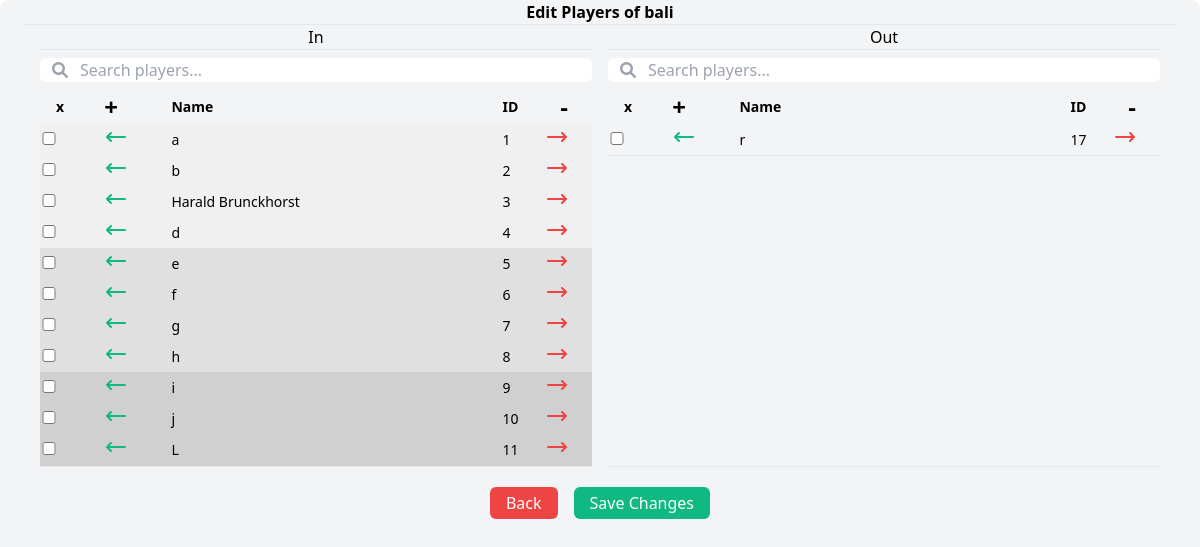
The page /championship_players/2 (signed in) on the database its author committed.
### app/models/championship_model.py (models this page shows, shortened)
class Championship_Model(db.Model):
    __tablename__ = 'championships'
    ChampionshipID = db.Column(db.Integer, primary_key=True)
    name = db.Column(db.Text, nullable=False)
    acronym = db.Column(db.Text, nullable=False)
    creation_date = db.Column(db.Date, nullable=False, default=date.today)  # Adding creation_date field
    user_id = db.Column(db.Integer, db.ForeignKey('users.id'), nullable=False)  # Foreign key to the User table
    @classmethod
    def get_championship_name(cls,championship_id):
        championship = Championship_Model.query.filter_by(ChampionshipID=championship_id).first()
        if championship:
            return championship.name
        else:
            return None

### app/models/player_model.py (models this page shows, shortened)
class Player_Model(db.Model):
    __tablename__ = 'players'
    PlayerID = db.Column(db.Integer, primary_key=True)
    name = db.Column(db.Text, nullable=False)
    sex = db.Column(db.Text, nullable=False)
    birthdate = db.Column(db.Date, nullable=False)
    country = db.Column(db.Text, nullable=False)  # Adding country field
    user_id = db.Column(db.Integer, db.ForeignKey('users.id'), nullable=False)  # Foreign key to the User table
    @classmethod
    def select_player(cls, player_id=None, name=None, sex=None, birthdate=None, country=None):
        query = cls.query.order_by(desc(cls.PlayerID))  # Order by player_id descending
        if player_id:
            return query.get(player_id)

### app/routes/view_routes.py (the view)
    @app.route('/championship_players/<int:championship_id>')
    @login_required
    def show_championship_players(championship_id):
        championship_name = championship_players_service.get_championship_name(championship_id)
        registered_players, unregistered_players = championship_players_service.get_players_for_championship(championship_id)
        return render_template('championship_players.html', championship_name=championship_name, registered_players=registered_players,
                               unregistered_players=unregistered_players, championship_id=championship_id)

### app/models/championship_player_model.py (called while the page is built)
    @classmethod
    def select_championship_players_by_championship_id(cls, championship_id=None):
        query = cls.query
        if championship_id:
            return query.filter_by(ChampionshipID=championship_id).order_by(cls.player_group, cls.player_position_in_group).all()
        else:
            return query.order_by(cls.player_group, cls.player_position_in_group).all()

### app/models/user_model.py (called while the page is built, shortened)
    @classmethod
    def select_user(cls, user_id=None, username=None, email=None):
        query = cls.query.order_by(desc(cls.id))  # Order by id descending
        if user_id:
            return query.filter_by(id=user_id).first()

### app/services/championship_players_service.py (called while the page is built)
def get_players_for_championship(championship_id):
    all_players = Player_Model.query.all()
    registered_players_from_selection = Championship_Player_Model.select_championship_players_by_championship_id(championship_id=championship_id)
    registered_player_ids = [player.PlayerID for player in registered_players_from_selection]
    unregistered_players = []
    registered_players = []
    for player_id in registered_player_ids:
        player =Player_Model.select_player(player_id=player_id)
        registered_players.append(player)
    for player in all_players:
        if player.PlayerID not in registered_player_ids:
            unregistered_players.append(player)
    return registered_players, unregistered_players

def get_championship_name(championship_id):
    championship= Championship_Model.get_championship_name(championship_id)
    return championship

### app/templates/championship_players.html (shortened to what this page needs)
<!DOCTYPE html>
<html lang="en">
<head>
  <link href="https://cdn.jsdelivr.net/npm/tailwindcss@2.2.19/dist/tailwind.min.css" rel="stylesheet">
  <link rel="stylesheet" href="https://cdnjs.cloudflare.com/ajax/libs/font-awesome/6.0.0-beta3/css/all.min.css">
  <link href="{{ url_for('static', filename='css/style.css') }}" rel="stylesheet">
</head>
<body>
  <div id="modalEditPlayersChampionship" data-champioship-id="{{championship_id}}" class="fixed top-0 left-0 z-10 w-full h-full overflow-y-auto">
    <div class="flex items-center justify-center h-full ">
      <div class="bg-white rounded-lg shadow-xl px-6 w-full h-full overflow-y-auto bg-gray-100">
        <h1 class="font-bold text-center border-b border-gray-200">Edit Players of <span
            id="spanEditPlayersChampionship">{{championship_name}}</span> </h1>
        <div class="flex justify-between space-x-4 px-4">
          <div id="modalEditPlayersIn" class="flex-1 border-b border-gray-200 ">
            <h1 id="h1PlayersIn" class="text-center border-b border-gray-200">In</h1>
            <div class="relative mt-2">
              <input type="text" id="searchPlayerIn" placeholder="Search players..."
                class="pl-10 pr-3 w-full border-gray-300 rounded-md focus:ring-blue-500 focus:border-blue-500">
              <span class="fas fa-search absolute left-3 top-1/2 transform -translate-y-1/2 text-gray-400"></span>
            </div>
            <div class="h-96 overflow-y-auto">
            <table id="tablePlayersIn" class="mt-2 w-full border-b border-gray-200 text-sm " data-championship-id="{{championship_id}}">
              <thead class="bg-gray-100">
                <tr>
                  <th class="px-4 text-left w-1/20">x</th>
                  <th class="px-4 text-left w-1/10 text-2xl font-bold">+</th>
                  <th class="px-4 text-left w-3/5">Name</th>
                  <th class="px-4 text-left w-2/20">ID</th>
                  <th class="px-4 text-left w-1/10 text-2xl font-bold">-</th>
                </tr>
              </thead>
              <tbody >
                {% for player in registered_players %}
                <tr data-player-id="{{ player.PlayerID }}">
                  <td> <input type="checkbox" class="w-4 text-blue-600 border-gray-300 rounded focus:ring-blue-500">
                  </td>
                  <td class="px-4">
                    <button class="btnMovePlayerIn text-green-500 hover:text-green-600">
                      <svg xmlns="http://www.w3.org/2000/svg" fill="none" viewBox="0 0 24 24" stroke="currentColor"
                        stroke-width="2" class="w-6">
                        <path stroke-linecap="round" stroke-linejoin="round" d="M7 16l-4-4m0 0l4-4m-4 4h18" />
                      </svg>
                    </button>
                  </td>
                  <td class="px-4 truncate">{{ player.name }}</td>
                  <td class="px-4 truncate">{{ player.PlayerID }}</td>
                  <td>
                  <button class="btnMovePlayerOut text-red-500 hover:text-red-600">
                    <svg xmlns="http://www.w3.org/2000/svg" fill="none" viewBox="0 0 24 24" stroke="currentColor"
                      stroke-width="2" class="w-6">
                      <path stroke-linecap="round" stroke-linejoin="round" d="M17 8l4 4m0 0l-4 4m4-4H3" />
                    </svg>
                  </button>
                  </td>
                </tr>
                {% endfor %}
              </tbody>
            </table>
          </div>
          </div>
          <div id="modalEditPlayersOut" class="flex-1  border-b border-gray-200">
            <h1 id="h1PlayersOut" class="text-center  border-b border-gray-200">Out</h1>
            <div class="relative mt-2">
              <input type="text" id="searchPlayerOut" placeholder="Search players..."
                class="pl-10 pr-3 w-full border-gray-300 rounded-md focus:ring-blue-500 focus:border-blue-500">
              <span class="fas fa-search absolute left-3 top-1/2 transform -translate-y-1/2 text-gray-400"></span>
            </div>
            <div class="h-96 overflow-y-auto">
            <table id="tablePlayersOut" class="mt-2 w-full border-b border-gray-200 text-sm" data-championship-id="{{championship_id}}">
              <thead class="bg-gray-100">
                <tr>
                  <th class="px-4 text-left w-1/20">x</th>
                  <th class="px-4 text-left w-1/10 text-2xl font-bold">+</th>
                  <th class="px-4 text-left w-3/5">Name</th>
                  <th class="px-4 text-left w-2/20">ID</th>
                  <th class="px-4 text-left w-1/10 text-2xl font-bold">-</th>
                </tr>
              </thead>
              <tbody>
                {% for player in unregistered_players %}
                <tr data-player-id="{{ player.PlayerID }}">
                  <td> <input type="checkbox" class="w-4 text-blue-600 border-gray-300 rounded focus:ring-blue-500">
                  </td>
                  <td class="px-4">
                    <button class="btnMovePlayerIn text-green-500 hover:text-green-600">
                      <svg xmlns="http://www.w3.org/2000/svg" fill="none" viewBox="0 0 24 24" stroke="currentColor"
                        stroke-width="2" class="w-6">
                        <path stroke-linecap="round" stroke-linejoin="round" d="M7 16l-4-4m0 0l4-4m-4 4h18" />
                      </svg>
                    </button>
                  </td>
                  <td class="px-4 truncate">{{ player.name }}</td>
                  <td class="px-4 truncate">{{ player.PlayerID }}</td>
                  <td>
                  <button class="btnMovePlayerOut text-red-500 hover:text-red-600">
                    <svg xmlns="http://www.w3.org/2000/svg" fill="none" viewBox="0 0 24 24" stroke="currentColor"
                      stroke-width="2" class="w-6">
                      <path stroke-linecap="round" stroke-linejoin="round" d="M17 8l4 4m0 0l-4 4m4-4H3" />
                    </svg>
                  </button>
                  </td>
                </tr>
                {% endfor %}
              </tbody>
            </table>
          </div>
          </div>
        </div>
        <div class="flex justify-center space-x-4 mt-4 py-1">
          <button id="closemodalEditPlayersChampionship"
            class="bg-red-500 hover:bg-red-600 text-white px-4 py-1 rounded-md">Back</button>
          <button id="btnSaveChangesModalEditPlayersChampionship"
            class="bg-green-500 hover:bg-green-600 text-white px-4 py-1 rounded-md">Save Changes</button>
        </div>
      </div>
    </div>
  </div>
</body>
</html>

### app/static/css/style.css (style rules this page uses)
.group-1 { background-color: #f0f0f0; }
.group-2 { background-color: #e0e0e0; }
.group-3 { background-color: #d0d0d0; }

### rows shown on the page
Championship_Model: name "bali"
Player_Model: name "a", PlayerID "1"
Player_Model: name "b", PlayerID "2"
Player_Model: name "Harald Brunckhorst", PlayerID "3"
Player_Model: name "d", PlayerID "4"
Player_Model: name "e", PlayerID "5"
Player_Model: name "f", PlayerID "6"
Player_Model: name "g", PlayerID "7"
Player_Model: name "h", PlayerID "8"
Player_Model: name "i", PlayerID "9"
Player_Model: name "j", PlayerID "10"
Player_Model: name "L", PlayerID "11"
Player_Model: name "r", PlayerID "17"
